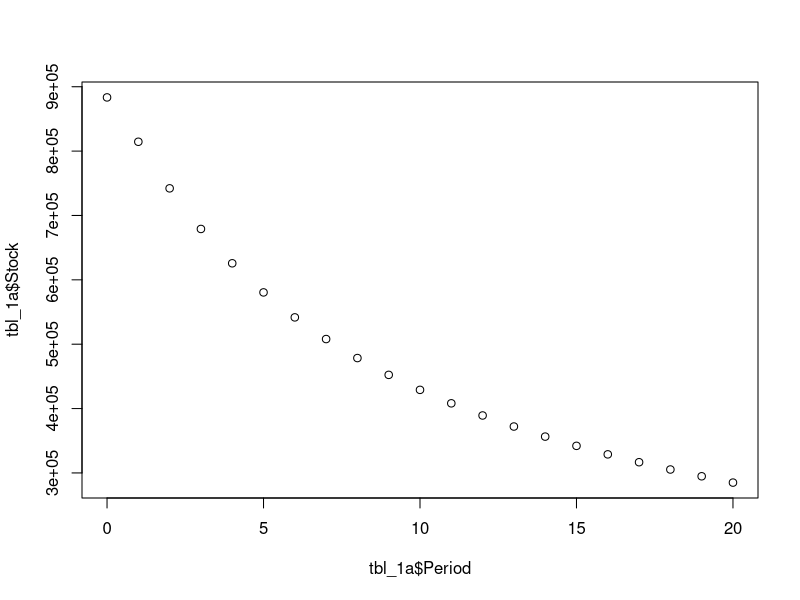

Source code (R):
## ---- chunk 1
knitr::opts_chunk$set(echo = TRUE)

library(tidyverse)
library(nloptr)
library(knitr)
library(dplyr)
## ---- chunk 2
#with no enforcement 
objective_no_enf <- function(I, int_stock, discount, p, c, r, K, period) {
  
  #vectors 
  stock <- vector(mode = "numeric", length = 21)
  L <- vector(mode = "numeric", length = 21)
  benefits <- vector(mode = "numeric", length = 21)
  
  #initial values
  stock[1] = int_stock
  L[1] = int_stock*.1
  benefits[1] = p*(L[1]+I[1]) - c*((L[1]+I[1])/stock[1]) 
  
  
  #for loop
  for (i in 2:(period+1))  
    {
    ### Stock dynamics
    stock[i] = stock[i-1] + r * stock[i-1] * (1 - (stock[i-1]/K)) - L[i-1] -I[i-1] 
    L[i] = stock[i-1]*.1
    benefits[i] = p*(L[i] + I[i]) - c*((L[i]+I[i])/stock[i]) 
    
  }
  
  t = seq(from = 0, period) 
  pv = ((1/(1 + discount))^t) * benefits
  npv = sum(pv)
  
  return(-npv)
  
}
## ---- chunk 3
### Constraint: harvest < X
constraint_no_enf <- function(I, int_stock, discount, p, c, r, K, period) {
  
 stock <- vector(mode = "numeric", length = 21)
  L <- vector(mode = "numeric", length = 21)
  const <- vector(mode = "numeric", length = 21)
  
  ### Initial states
  stock[1] = int_stock
   L[1] = int_stock*.1
  const[1] = (L+I) -stock[1]
  
  ### For-loop
  for (i in 2:(21)) {
    stock[i] = stock[i - 1] + r * stock[i - 1] * (1 - (stock[i - 1] / K)) - L[i-1] - I[i - 1]
    L[i] = stock[i-1]*.1
    const[i] = (L+I) - stock[i]
  } # End for-loop
  
  return(const)
}
## ---- chunk 4
## Use this options list for nloptr

local_opts<-list("algorithm"="NLOPT_LN_COBYLA",xtol_rel=1e-15)
options=list("algorithm"="NLOPT_LN_AUGLAG",xtol_rel=1e-15,maxeval=16000,"local_opts"=local_opts)

period = 20

output_no_enf = nloptr(x0=rep(1, times=21),
                 eval_f= function(I) objective_no_enf(I, int_stock = 883400, 
                                                      discount=.05, p=2397, c=1000, r=.2, K=2265128, period =20),
                 eval_g_ineq = function(I) constraint_no_enf(I, int_stock = 883400, 
                                                      discount=.05, p=2397, c=1000, r=.2, K=2265128, period =20),
                 lb=rep(0, times=21),
                 opts = options,
                 )
                 
round(output_no_enf$solution, 3) #effort 
-output_no_enf$objective #PVNB

## ---- chunk 5
objective <- function(I, int_stock, discount, p, c, ce, r, K, period, effort, alpha) {
  
  #vectors 
  stock <- vector(mode = "numeric", length = 21)
  L <- vector(mode = "numeric", length = 21)
  benefits <- vector(mode = "numeric", length = 21)
  
  #initial values
  stock[1] = int_stock
  L[1] = int_stock*.2
  benefits[1] = p*(L[1]+I[1]) - c*((L[1]+I[1])/stock[1]) - ce*(effort) - alpha*effort*I[1]
  
  
  #for loop
  for (i in 2:(period+1))  
    {
    ### Stock dynamics
    stock[i] = stock[i-1] + r * stock[i-1] * (1 - (stock[i-1]/K)) - L[i-1] -I[i-1] 
    L[i] = stock[i-1]*.2
    benefits[i] = p*(L[i] + I[i]) - c*((L[i]+I[i])/stock[i]) 
    - ce*(effort)  - alpha*effort*I[i]
    
  }
  
  t = seq(from = 0, period) 
  pv = ((1/(1 + discount))^t) * benefits
  npv = sum(pv)
  
  return(-npv)
  
}
## ---- chunk 6
### Constraint: harvest < X
constraint <- function(I, int_stock, discount, p, c, ce, r, K, period, effort, alpha) {
  
 stock <- vector(mode = "numeric", length = 21)
  L <- vector(mode = "numeric", length = 21)
  const <- vector(mode = "numeric", length = 21)
  
  ### Initial states
  stock[1] = int_stock
   L[1] = int_stock*.2
  const[1] = (L[1]+I[1]) -stock[1]
  
  ### For-loop
  for (i in 2:(21)) {
    stock[i] = stock[i - 1] + r * stock[i - 1] * (1 - (stock[i - 1] / K)) - L[i-1] - I[i - 1]
    L[i] = stock[i-1]*.2
    const[i] = (L[i]+I[i]) - stock[i]
  } # End for-loop
  
  return(const)
}
## ---- chunk 7
## Use this options list for nloptr

local_opts<-list("algorithm"="NLOPT_LN_COBYLA",xtol_rel=1e-15)
options=list("algorithm"="NLOPT_LN_AUGLAG",xtol_rel=1e-15,maxeval=16000,"local_opts"=local_opts)

period = 20

output1 = nloptr(x0=rep(1, times=21),
                 eval_f=objective,
                 eval_g_ineq = constraint,
                 lb=rep(0, times=21),
                 opts = options,
                 int_stock=883400, discount=.05, p=2397, c=1000, ce =4000, r=.2, K=2265128, 
                 period =20, effort= .5, alpha = .4)
                 
round(output1$solution, 3) #effort 
-output1$objective #PVNB

## ---- chunk 8
#Making a table

stock_a <- function(I, int_stock=883400, discount=.05, p=2397, c=1000, ce =4000, r=.2, K=2265128, 
                 period =20, effort= .5, alpha = .4) {
  
  #vectors 
  stock <- vector(mode = "numeric", length = 21)
  L <- vector(mode = "numeric", length = 21)
  benefits <- vector(mode = "numeric", length = 21)
  
  #initial values
  stock[1] = int_stock
  L[1] = int_stock*.2
  benefits[1] = p*(L[1]+I[1]) - c*((L[1]+I[1])/stock[1]) - ce*(effort) - alpha*effort*I[1]
  
  
  
  #for loop
  for (i in 2:(period+1))  
    {
    ### Stock dynamics
    stock[i] = stock[i-1] + r * stock[i-1] * (1 - (stock[i-1]/K)) - L[i-1] -I[i-1] 
    L[i] = stock[i-1]*.2
    benefits[i] = p*(L[i] + I[i]) - c*((L[i]+I[i])/stock[i]) 
    - ce*(effort[i])  - alpha*effort[i]*I[i]
    
  }
  
  t = seq(from = 0, period) 
  pv = ((1/(1 + discount))^t) * benefits
  npv = sum(pv)
  
  
# This time we return a data frame with the variables we want in the table.  The value after the = indicates the column label.
  
  return(data.frame("Period"=t, "Present Value" =pv, "Stock"=stock, "Harvest" =I+L, "Illegal Fishing" = I))

}

# The next command is telling R to use the solution found above, choice, to evaluate the function stock and to round the values in the data frame to two places past the decimal point.  The second command says to make a table with these values. 

tbl_1a=round(stock_a(output1$solution),3)      #  2 indicates rounding

kable(tbl_1a)

## ---- chunk 9
plot(tbl_1a$Period, tbl_1a$Stock)
